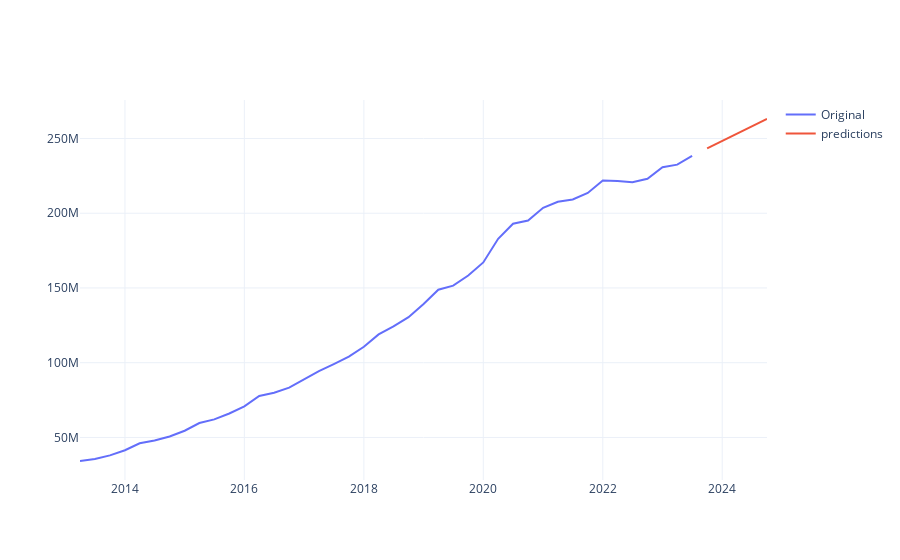

Notebook source saved alongside this figure:
### Code cell
# Now let’s visualize the results of Netflix Subscriptions Forecasting for the next five quarters:
# Create Data frame with original and predictions
forecast = pd.DataFrame({"original":time_series, "predictions":predictions})

# Plot the original data and predictions
fig = go.Figure()

fig.add_trace(go.Scatter(x=forecast.index, y=forecast["original"],
                         mode="lines", name="Original"))
fig.add_trace(go.Scatter(x=forecast.index, y=forecast["predictions"],
                         mode="lines", name="predictions"))
fig.show()
